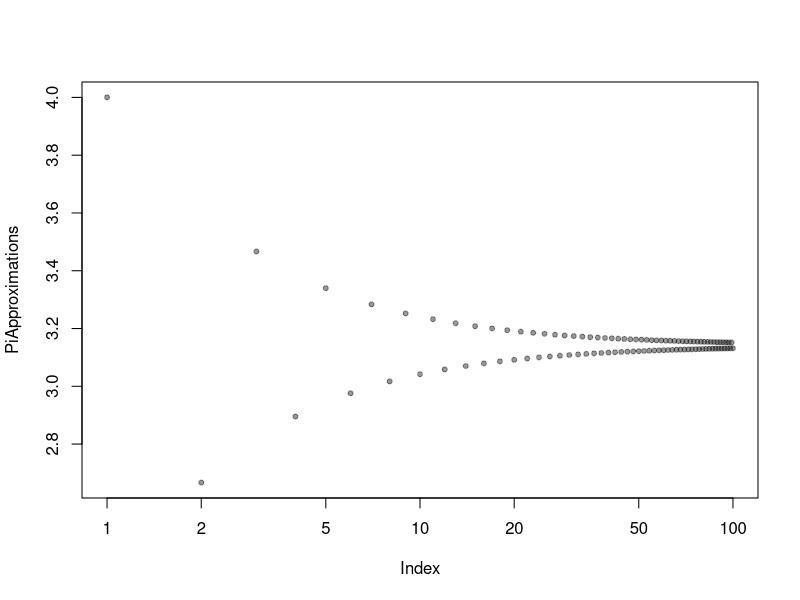

Recreate this plot in R.
## ---- chunk 1
outlier<-function(x){
  outliers=quantile(x,c(.25,.75))
  farness=1.5*(outliers[2]-outliers[1])
  return (c(x<(outliers[1]-farness) | x>(outliers[2]+farness)))
}
outlier(c(1,4,4,7))
outlier(c(1,25,25,25))
## ---- chunk 2
english=c("one","two","three","four","five","six","seven","eight","nine","ten")
spanish=c("uno","dos","tres","cuatro","cinco","seis","siete","ocho","nuave","diez")
french=c("un","deux","trois","quatre","cinq","sex","sept","huit","neuf","dex")

digitToWord<-function(x,language){
  return (language[x])
}
## ---- chunk 3
english=c("one","two","three","four","five","six","seven","eight","nine","ten")
lettersMatch<-function(words,pattern){
 containsPattern=c(grep(pattern,words))
 return(words[containsPattern])
  }
lettersMatch(english, "o")
lettersMatch(english, "^...$") # three letters long
lettersMatch(english, "^...ee") # fourth and fifth are the letter r
## ---- chunk 4
piSeries<-function(n){
  x<-c()
  for (n in 1:n) {
    x<-c(x, (((-1)^(n-1))*(1+(2*(n-1)))))
  }
  return(sum(4*(1/(x))))
}
piSeries(600)
## ---- chunk 5
howCloseToPi<-function(n){
  PiApproximations<-c()
  for (p in 1:n){
    series<-cumsum(piSeries(p))
    PiApproximations<-c(PiApproximations,series)
  }
  plot(PiApproximations,pch=20, col=rgb(0,0,0,.4),log="x")
}
howCloseToPi(100)
